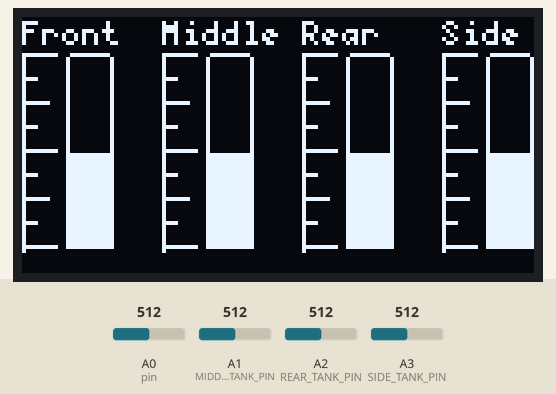
Simulated run of this sketch. Board: Arduino Uno, built with avr-gcc and run on an emulated ATmega328P. On the bench: 128×64 one-colour display. The test bench sets the inputs (shaded band); at power-on: A0 (pin) = 512, A1 (MIDDLE_TANK_PIN) = 512, A2 (REAR_TANK_PIN) = 512, A3 (SIDE_TANK_PIN) = 512. What the sketch prints to the serial monitor is not drawn.

Above: at 1.2 s.
1.3 s: A0 (pin) set to 716
At 2.0 s:
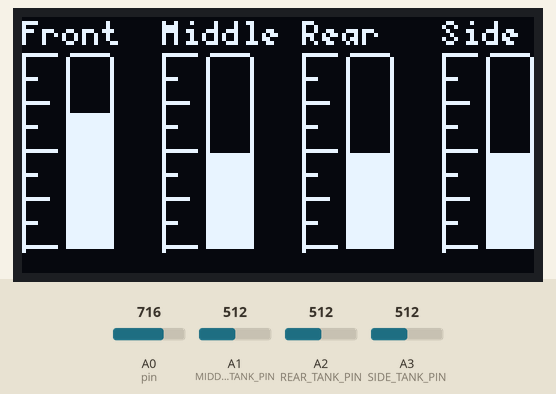
2.9 s: A1 (MIDDLE_TANK_PIN) set to 306
At 4.1 s:
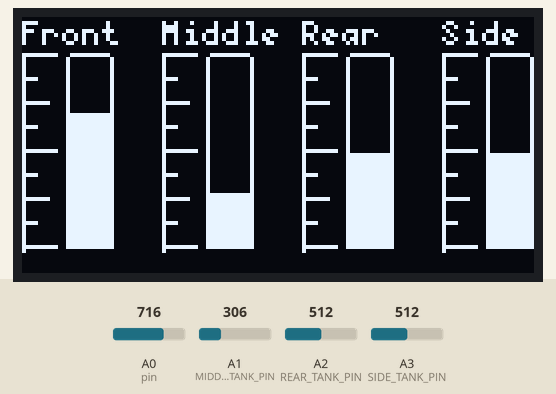
4.5 s: A2 (REAR_TANK_PIN) set to 992
At 4.9 s:
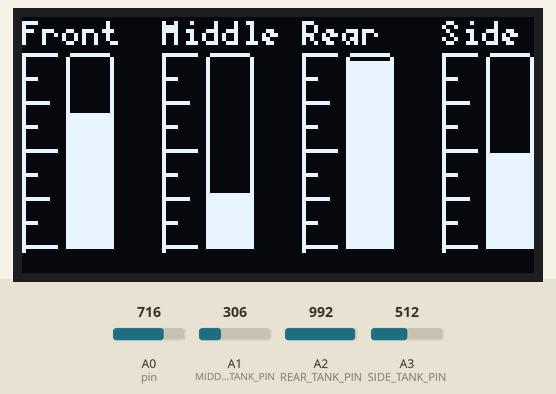
6.0 s: A3 (SIDE_TANK_PIN) set to 30
At 6.9 s:
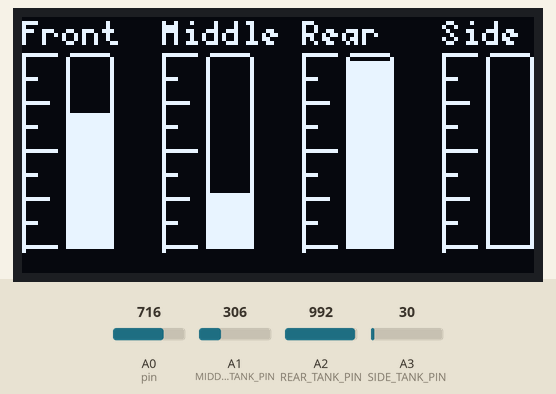
7.5 s: A2 (REAR_TANK_PIN) set to 716
At 8.7 s:
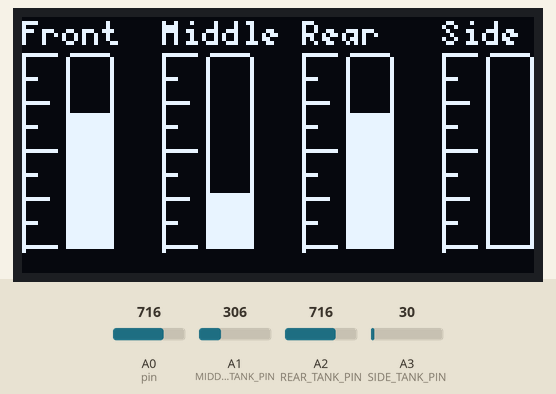
9.0 s: A0 (pin) set to 992
At 9.8 s:
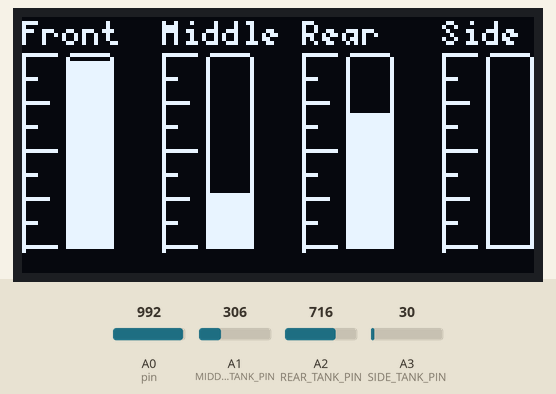
Timing chart, 0 to 11.7 s (numbered marks = the images above; inputs shaded):
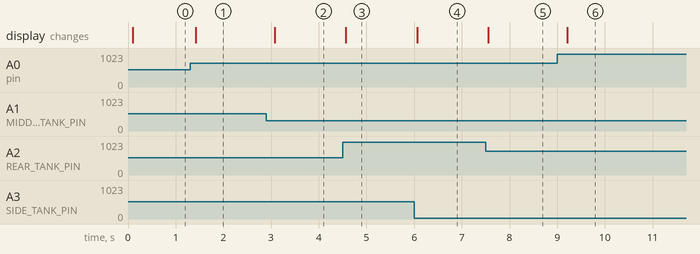

Measured:
- after the input at 1.3 s, the display: changes after 0.12 s (image 1)
- after the input at 2.9 s, the display: changes after 0.18 s (image 2)
- after the input at 4.5 s, the display: changes after 0.07 s (image 3)
- after the input at 6.0 s, the display: changes after 0.06 s (image 4)
- after the input at 7.5 s, the display: changes after 0.05 s (image 5)
- after the input at 9.0 s, the display: changes after 0.21 s (image 6)

The sketch:

levelsensor.ino
```cpp
/*
    This sketch will plot the level of a watertank. To add more 'watertanks' simply instantiate
    another instance e.g. :

      LevelSensor TankInstanceName("Gauge Title", PIN_TO_READ, X_AXEL_START_POSITION);

      then call the TankInstanceName.refresh() method in the loop()

      That should be it... ;-)
*/


// #include "U8glib.h" // Include U8glib library
#include <U8g2lib.h>

// Create display and set pins:
//U8GLIB_PCD8544 u8g(13, 11, 10, 9, 8); // (CLK=13, DIN=11, CE=10, DC=9, RST=8)
U8G2_SSD1306_128X64_NONAME_F_HW_I2C u8g(U8G2_R0, /* reset=*/ U8X8_PIN_NONE);

int delayTime = 100;

class LevelSensor {
  private:
    int sensorPin;
    int xOffset;
    int yOffset;
    int yInterval;
    int maxHeight;
    char *barTitle = NULL;
    float sensorVoltage = 0;
    int bWidth = 12;

    void drawBase() {
      if (barTitle != NULL && strlen(barTitle) > 0)
        u8g.drawStr(xOffset, yOffset-2, barTitle); // Print the graph title

      u8g.drawLine(xOffset, yOffset, xOffset, yOffset + maxHeight);  // Side-line

      // This array holds the line marker widths (measure marks)
      int lWidths[] = {8, 3, 6, 3, 8, 3, 6, 3, 8};

      // This loop will draw the actual gauge markers
      int ySpacer = 0;
      for (int i=0; i<9; i++) {
        u8g.drawLine(xOffset, yOffset + ySpacer, xOffset + lWidths[i], yOffset + ySpacer);
        ySpacer += yInterval;
      }

      // This will draw the frame for the gauge
      u8g.drawRFrame(xOffset + 11, yOffset, bWidth, maxHeight, 1); // Draw a rounded square (x,y,width,height,radius)
    }

    void drawBar() {
      int boxHeight = sensorVoltage / 5 * maxHeight;
      u8g.drawRBox(xOffset + 11, yOffset + (maxHeight - boxHeight), bWidth, boxHeight, 0);
    }

  public:
    // Constructor
    LevelSensor(char *title, int pin = A0, int x = 0, int y = 9, int height = 49) : sensorPin(pin), xOffset(x), yOffset(y), maxHeight(height) {
      pinMode(pin, INPUT);

      // Store the title
      barTitle = malloc (strlen(title)+1);
      strcpy(barTitle, title);

      // Work out the interval for the stripes on the bar graph
      yInterval = maxHeight  / 8;
    }

    void refresh() {
      drawBase();
      sensorVoltage = (5. / 1023.) * analogRead(sensorPin);
      Serial.println(sensorVoltage);
      drawBar();
    }
};

// Define the Pins we read
int FRONT_TANK_PIN = A0;
int MIDDLE_TANK_PIN = A1;
int REAR_TANK_PIN = A2;
int SIDE_TANK_PIN = A3;

// Instantiate the watertank sensor instances
LevelSensor frontTank("Front", FRONT_TANK_PIN, 0);
LevelSensor middleTank("Middle", MIDDLE_TANK_PIN, 35);
LevelSensor rearTank("Rear", REAR_TANK_PIN, 70);
LevelSensor sideTank("Side", SIDE_TANK_PIN, 105);

void setup() // Start of setup
{
  Serial.begin(9600); // initialize serial communication at 9600 bits per second
  u8g.begin(); // Initialize the display
  u8g.setFont(u8g_font_5x7); // Select a font
} // End of setup

void loop() // Start of loop
{
  // Begin displaying the gauges
  u8g.firstPage();
  do
  {
    frontTank.refresh();
    middleTank.refresh();
    rearTank.refresh();
    sideTank.refresh();
  } while (u8g.nextPage());
  // End of the display logic

  // Sleep a bit
  delay(delayTime);
}
```
